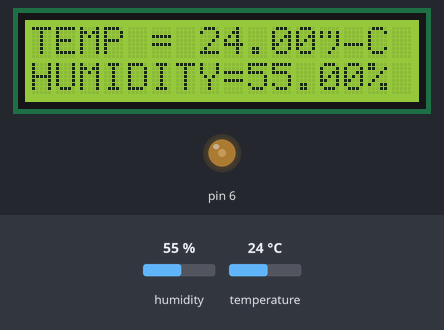
Bench run of a sketch on a simulated Arduino Uno, built with avr-gcc and run on an emulated ATmega328P. Parts: 16×2 character LCD, output pins drawn as LEDs (lit = HIGH). The test bench sets the inputs (shaded band); at power-on: humidity 55 %, temperature 24 °C. What the sketch prints to the serial monitor is not drawn.

Above: at 2.6 s.
2.7 s: humidity set to 22 %
At 4.4 s:
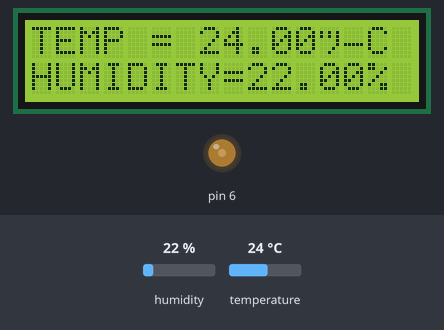
5.7 s: temperature set to 12 °C
At 7.4 s:
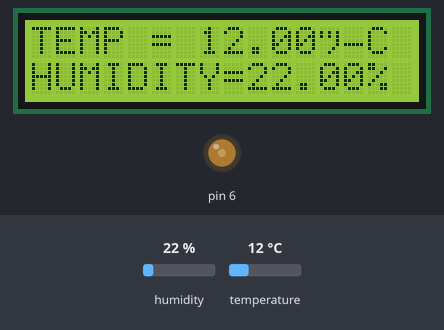
8.7 s: humidity set to 40 %
At 11.2 s:
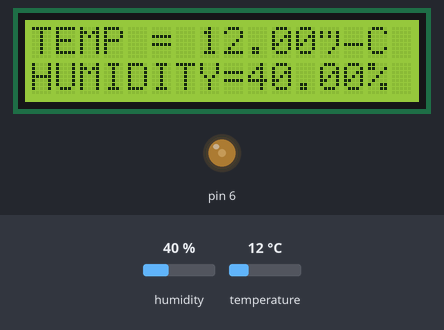
11.7 s: temperature set to 19 °C
At 13.1 s:
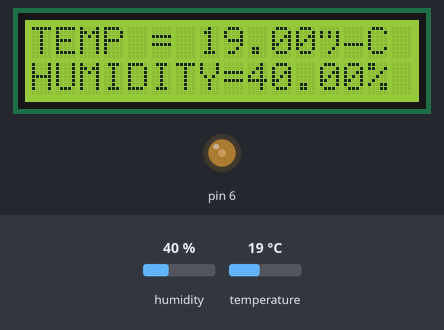
Timing chart, 0 to 14.7 s (numbered marks = the images above; inputs shaded):
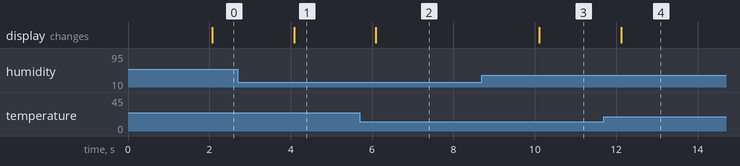

The sketch:

Code.ino
```cpp
#include <LiquidCrystal.h>
#include "DHT.h"

int Contrast=75;
 LiquidCrystal lcd(12, 11, 5, 4, 3, 2);
 #define DHTPIN 9
 #define DHTTYPE DHT22

 DHT dht(DHTPIN, DHTTYPE);

 void setup()
 {
    analogWrite(6,Contrast);
     lcd.begin(16, 2);

  Serial.begin(9600);
  Serial.println(F("DHTxx test!"));

  dht.begin();
 }
 void loop()
 {
     delay(2000);

     float h = dht.readHumidity();
     float t = dht.readTemperature();
     float f = dht.readTemperature(true);

     if (isnan(h) || isnan(t) || isnan(f))
     {
      Serial.println(F("Failed to read from DHT sensor!"));
      return;
     }

     float hif = dht.computeHeatIndex(f, h);
     float hic = dht.computeHeatIndex(t, h, false);

     lcd.setCursor(0, 0);
     lcd.print("TEMP = ");

     lcd.print(t);
     lcd.print("°C");

    lcd.setCursor(0, 1);
    lcd.print("HUMIDITY=");

    lcd.print(h);
    lcd.print("%");
 }
```

Measured:
- after the input at 2.7 s, the display: changes after 1.4 s (image 1)
- after the input at 5.7 s, the display: changes after 0.39 s (image 2)
- after the input at 8.7 s, the display: changes after 1.4 s (image 3)
- after the input at 11.7 s, the display: changes after 0.42 s (image 4)
